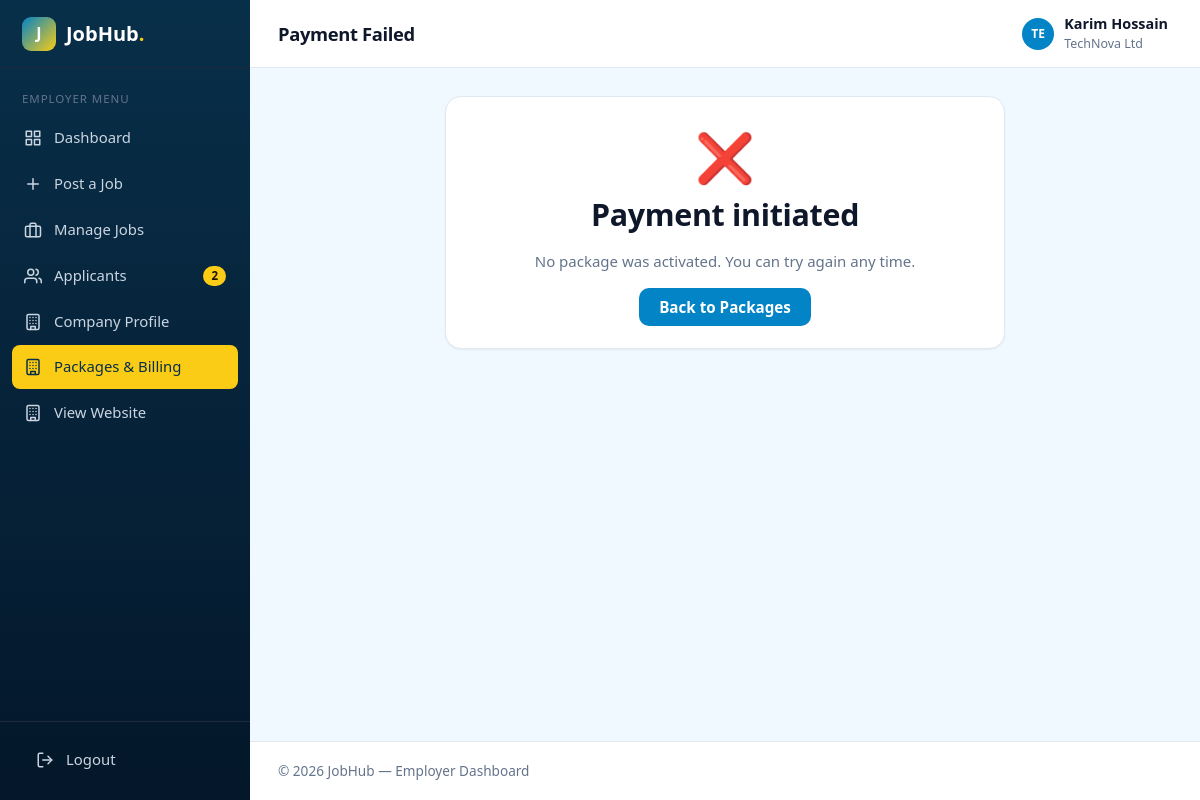
Page /employer/payment-fail.php?payment_id=PAYB1CF0425AAFC (signed in) on the committed database.
### tables this page shows
CREATE TABLE `companies` (
  `id` int UNSIGNED NOT NULL,
  `user_id` int UNSIGNED NOT NULL,
  `city_id` int UNSIGNED DEFAULT NULL,
  `name` varchar(150) NOT NULL,
  `logo` varchar(255) DEFAULT NULL,
  `website` varchar(255) DEFAULT NULL,
  `address` text,
  `description` text
);

CREATE TABLE `demo_gateway` (
  `id` int UNSIGNED NOT NULL,
  `payment_id` varchar(30) NOT NULL,
  `invoice_no` varchar(30) NOT NULL,
  `method` varchar(20) NOT NULL,
  `amount` decimal(10,2) NOT NULL,
  `account` varchar(30) DEFAULT NULL,
  `tx_id` varchar(30) DEFAULT NULL,
  `status` enum('initiated','completed','failed','cancelled') NOT NULL DEFAULT 'initiated',
  `created_at` timestamp NOT NULL DEFAULT CURRENT_TIMESTAMP
);

### employer/include/check.php (called while the page is built, shortened)
<?php
include('../dbconfig.php');
$userId = (int)$_SESSION['user_id'];
$company = $conn->query("SELECT companies.*, cities.name AS city_name FROM companies
                         LEFT JOIN cities ON cities.id = companies.city_id
                         WHERE companies.user_id = $userId")->fetch_assoc();
$companyId = (int)$company['id'];

### payment/demo_gateway.php (called while the page is built, shortened)
<?php
function gateway_query($conn, $paymentId) {
  $paymentId = $conn->real_escape_string($paymentId);
  return $conn->query("SELECT * FROM demo_gateway WHERE payment_id = '$paymentId'")->fetch_assoc();
}

### employer/payment-fail.php (the view, shortened to what this page needs)
<?php
include('include/check.php');
include('../payment/demo_gateway.php');
$pageTitle = 'Payment Failed';
$g = gateway_query($conn, isset($_GET['payment_id']) ? $_GET['payment_id'] : '');
?>
<!DOCTYPE html>
<html lang="en">
<head>
  <link rel="stylesheet" href="../assets/css/style.css?v=2">
</head>
<body class="dash-body">
<?php include('include/menu.php'); ?>
<main class="dash-content">
  <div class="card" style="max-width:560px;margin:0 auto">
    <div class="card-body" style="text-align:center">
      <div style="font-size:3rem">❌</div>
      <h2>Payment <?php echo $g ? $g['status'] : 'failed'; ?></h2>
      <p class="muted">No package was activated. You can try again any time.</p>
      <a class="btn btn-primary" href="subscription.php">Back to Packages</a>
    </div>
  </div>
</main>
<?php include('include/footer.php'); ?>

### employer/include/menu.php (shortened to what this page needs)
<?php
$page = basename($_SERVER['PHP_SELF']);
$newApps = $conn->query("SELECT COUNT(*) AS c FROM job_applications
                          JOIN jobs ON jobs.id = job_applications.job_id
                          WHERE jobs.company_id = $companyId AND job_applications.status = 'applied'")->fetch_assoc()['c'];
?>
<aside class="sidebar">
  <a href="../index.php" class="logo"><span class="logo-mark">J</span>JobHub<span class="dot">.</span></a>
  <div class="sidebar-label">Employer menu</div>
  <ul class="sidebar-menu">
    <li><a href="dashboard.php" class="<?php if ($page == 'dashboard.php') echo 'active'; ?>"><svg class="ic" viewBox="0 0 24 24" aria-hidden="true"><rect x="3" y="3" width="7" height="7"/><rect x="14" y="3" width="7" height="7"/><rect x="14" y="14" width="7" height="7"/><rect x="3" y="14" width="7" height="7"/></svg>Dashboard</a></li>
    <li><a href="post-job.php" class="<?php if ($page == 'post-job.php') echo 'active'; ?>"><svg class="ic" viewBox="0 0 24 24" aria-hidden="true"><line x1="12" y1="5" x2="12" y2="19"/><line x1="5" y1="12" x2="19" y2="12"/></svg>Post a Job</a></li>
    <li><a href="manage-jobs.php" class="<?php if ($page == 'manage-jobs.php') echo 'active'; ?>"><svg class="ic" viewBox="0 0 24 24" aria-hidden="true"><rect x="2" y="7" width="20" height="14" rx="2"/><path d="M16 21V5a2 2 0 0 0-2-2h-4a2 2 0 0 0-2 2v16"/></svg>Manage Jobs</a></li>
    <li><a href="applicants.php" class="<?php if ($page == 'applicants.php' || $page == 'email.php') echo 'active'; ?>"><svg class="ic" viewBox="0 0 24 24" aria-hidden="true"><path d="M17 21v-2a4 4 0 0 0-4-4H5a4 4 0 0 0-4 4v2"/><circle cx="9" cy="7" r="4"/><path d="M23 21v-2a4 4 0 0 0-3-3.87"/><path d="M16 3.13a4 4 0 0 1 0 7.75"/></svg>Applicants<?php if ($newApps > 0) { ?><span class="count"><?php echo $newApps; ?></span><?php } ?></a></li>
    <li><a href="company-profile.php" class="<?php if ($page == 'company-profile.php') echo 'active'; ?>"><svg class="ic" viewBox="0 0 24 24" aria-hidden="true"><rect x="4" y="2" width="16" height="20" rx="2"/><path d="M9 22v-4h6v4M8 6h.01M16 6h.01M12 6h.01M12 10h.01M12 14h.01M16 10h.01M16 14h.01M8 10h.01M8 14h.01"/></svg>Company Profile</a></li>
    <li><a href="subscription.php" class="<?php if ($page == 'subscription.php' || $page == 'checkout.php' || $page == 'payment-success.php' || $page == 'payment-fail.php') echo 'active'; ?>"><svg class="ic" viewBox="0 0 24 24" aria-hidden="true"><rect x="4" y="2" width="16" height="20" rx="2"/><path d="M9 22v-4h6v4M8 6h.01M16 6h.01M12 6h.01M12 10h.01M12 14h.01M16 10h.01M16 14h.01M8 10h.01M8 14h.01"/></svg>Packages &amp; Billing</a></li>
    <li><a href="../index.php"><svg class="ic" viewBox="0 0 24 24" aria-hidden="true"><rect x="4" y="2" width="16" height="20" rx="2"/><path d="M9 22v-4h6v4M8 6h.01M16 6h.01M12 6h.01M12 10h.01M12 14h.01M16 10h.01M16 14h.01M8 10h.01M8 14h.01"/></svg>View Website</a></li>
  </ul>
  <div class="sidebar-foot">
    <ul class="sidebar-menu">
      <li><a href="../logout.php"><svg class="ic" viewBox="0 0 24 24" aria-hidden="true"><path d="M9 21H5a2 2 0 0 1-2-2V5a2 2 0 0 1 2-2h4"/><polyline points="16 17 21 12 16 7"/><line x1="21" y1="12" x2="9" y2="12"/></svg>Logout</a></li>
    </ul>
  </div>
</aside>
<div class="dash-main">
  <header class="topbar">
    <h1 class="topbar-title"><?php echo $pageTitle; ?></h1>
    <div class="dropdown" style="margin-left:auto">
      <button class="dropdown-toggle">
        <span class="avatar sm"><?php echo strtoupper(substr($company['name'], 0, 2)); ?></span>
        <span class="user-meta"><strong><?php echo $_SESSION['name']; ?></strong><small><?php echo $company['name']; ?></small></span>
      </button>
    </div>
  </header>

### rows in the picture
companies: name "TE", name "TechNova Ltd"
demo_gateway: status "initiated"

### other values in the picture
$newApps "2"
$pageTitle "Payment Failed"
$_SESSION['name'] "Karim Hossain"
